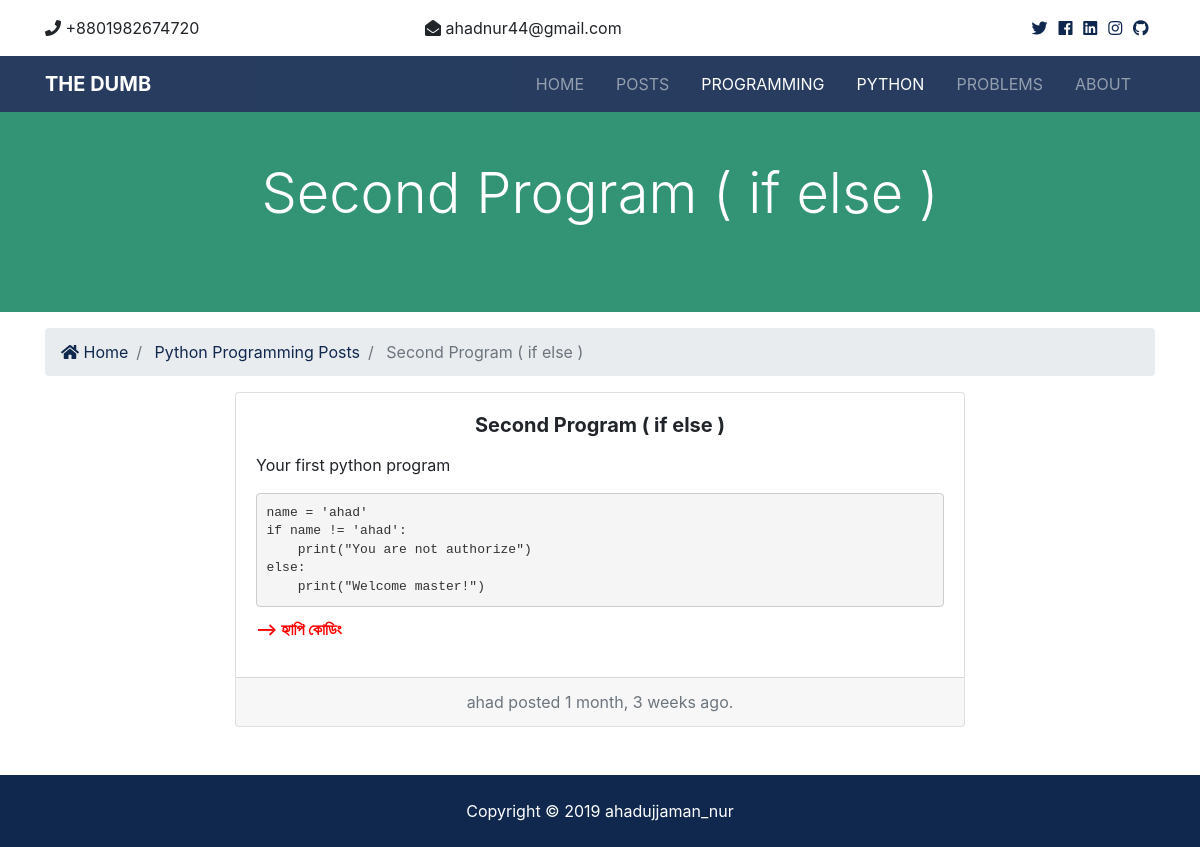
/programming/python/second-program-if-else/, run on the app's committed database.
### programming/models.py (models this page shows, shortened)
class Python(models.Model):
    title = models.CharField(max_length=100)
    slug = models.SlugField(max_length=100, null=True, blank=True)
    author = models.ForeignKey(User, blank=True, on_delete=models.CASCADE)
    body = models.TextField()
    date = models.DateTimeField(default=datetime.now, blank=True)
    is_published = models.BooleanField(default=True)

### programming/views.py (the view)
# urls.py: path('python/<slug:slug_text>/', views.python_post, name='python_post'),
def python_post(request, slug_text):
    post = get_object_or_404(Python, slug=slug_text)
    context = {
        'post': post
    }
    return render(request, 'python/python_post.html', context)

### templates/python/python_post.html (shortened to what this page needs)
{% extends 'base.html' %}
{% load humanize %}
{% block content %}
  <section id="showcase-inner" class="py-5 text-white">
    <div class="container">
      <div class="row text-center">
        <div class="col-md-12">
          <h1 class="display-4">{{ post.title }}</h1>
        </div>
      </div>
    </div>
  </section>
  <section id="bc" class="mt-3">
    <div class="container">
      <nav aria-label="breadcrumb">
        <ol class="breadcrumb">
          <li class="breadcrumb-item">
            <a href="{% url 'index' %}">
              <i class="fas fa-home"></i> Home</a>
          </li>
          <li class="breadcrumb-item">
            <a href="{% url 'python' %}">Python Programming Posts</a>
          </li>
          <li class="breadcrumb-item active"> {{ post.title }}</li>
        </ol>
      </nav>
    </div>
  </section>
  <div class="container">
    <div class="row">
        <div class="col-lg-8 col-md-10 mx-auto">
            <div class="card text-center">
                <div class="card-body">
                  <h5 class="card-title"><b>{{ post.title }}</b></h5>
                  <div align="justify">
                    <p class="card-text">{{ post.body | safe }}</p>
                  </div>
                </div>
                <div class="card-footer text-muted">
                  {{ post.author }} posted {{ post.date | timesince}} ago.
                  <br>
                </div>
            </div>
        </div>
    </div>
    <br>
  </div>
  <br>
{% endblock %}

### myblog/staticfiles/css/all.css (style rules this page uses)
.fa, .fas, .far, .fal, .fab { -moz-osx-font-smoothing: grayscale; -webkit-font-smoothing: antialiased; display: inline-block; font-style: normal; font-variant: normal; text-rendering: auto; line-height: 1; }
.fa-home:before { content: "\f015"; }
.fa, .fas { font-family: 'Font Awesome 5 Free'; font-weight: 900; }

### myblog/staticfiles/css/style.css (style rules this page uses)
pre { display: block; padding: 9.5px; margin: 0 0 10px; margin-bottom: 10px; font-size: 13px; line-height: 1.42857143; color: #333; word-break: break-all; word-wrap: break-word; background-color: #f5f5f5; border: 1px solid #ccc; border-radius: 4px; }
#showcase-inner { background: #7dcea0; position: relative; overflow: hidden; min-height: 200px; }
#showcase-inner::before { content: ''; position: absolute; top: 0; left: 0; min-height: 100%; width: 100%; background: rgba(32, 134, 107, 0.8); }

### data on the page
Python: title "Second Program ( if else )", body "Your first python program name = 'ahad' if name != 'ahad': print(\"You are not authorize\") else: print(\"Welcome master!\") --> হ্যাপি কোডিং", author "ahad", date "1 month, 3 weeks"
